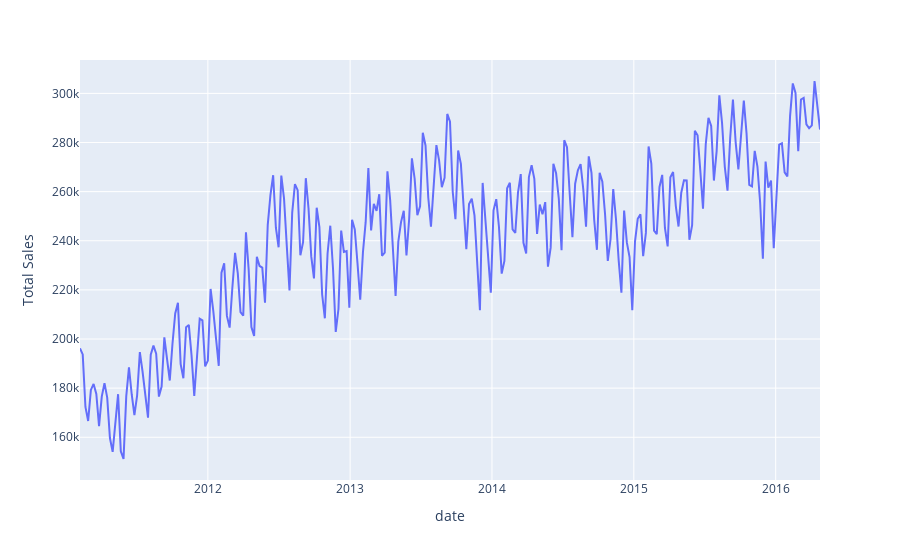

The notebook cell saved with this chart:
### Code cell
px.line(gsc_pred_w, y = 'Total Sales')

### Figure 1 — Plotly figure (JSON) as saved in the notebook; plotly's stock layout.template omitted (floating-point values rounded to 4 significant figures; data arrays with more than 128 entries replaced by an {"elided": "..."} marker saying what was removed)
{"data": [{"hovertemplate": "date=%{x}<br>Total Sales=%{y}<extra></extra>", "legendgroup": "", "line": {"color": "#636efa", "dash": "solid"}, "marker": {"symbol": "circle"}, "mode": "lines", "name": "", "orientation": "v", "showlegend": false, "type": "scatter", "x": {"elided": "273 str values"}, "xaxis": "x", "y": {"elided": "273 float values"}, "yaxis": "y"}], "layout": {"legend": {"tracegroupgap": 0}, "margin": {"t": 60}, "xaxis": {"anchor": "y", "domain": [0, 1], "title": {"text": "date"}}, "yaxis": {"anchor": "x", "domain": [0, 1], "title": {"text": "Total Sales"}}}}
